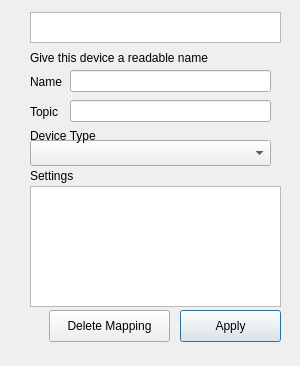
<?xml version="1.0" encoding="UTF-8"?>
<ui version="4.0">
 <class>dsDeviceMapDialog</class>
 <widget class="QDialog" name="dsDeviceMapDialog">
  <property name="geometry">
   <rect>
    <x>0</x>
    <y>0</y>
    <width>300</width>
    <height>366</height>
   </rect>
  </property>
  <property name="sizePolicy">
   <sizepolicy hsizetype="Preferred" vsizetype="Preferred">
    <horstretch>0</horstretch>
    <verstretch>0</verstretch>
   </sizepolicy>
  </property>
  <property name="maximumSize">
   <size>
    <width>300</width>
    <height>16777215</height>
   </size>
  </property>
  <property name="windowTitle">
   <string>Device Mapping</string>
  </property>
  <property name="currentTabName" stdset="0">
   <string notr="true">Fubar</string>
  </property>
  <widget class="QComboBox" name="deviceType">
   <property name="geometry">
    <rect>
     <x>30</x>
     <y>140</y>
     <width>241</width>
     <height>26</height>
    </rect>
   </property>
  </widget>
  <widget class="QLabel" name="deviceTypeLabel">
   <property name="geometry">
    <rect>
     <x>30</x>
     <y>126</y>
     <width>201</width>
     <height>20</height>
    </rect>
   </property>
   <property name="toolTip">
    <string>&lt;html&gt;&lt;head/&gt;&lt;body&gt;&lt;p&gt;Set the device type from the list of available devices&lt;/p&gt;&lt;/body&gt;&lt;/html&gt;</string>
   </property>
   <property name="text">
    <string>Device Type</string>
   </property>
  </widget>
  <widget class="QLineEdit" name="name">
   <property name="geometry">
    <rect>
     <x>70</x>
     <y>70</y>
     <width>201</width>
     <height>22</height>
    </rect>
   </property>
   <property name="sizePolicy">
    <sizepolicy hsizetype="Fixed" vsizetype="Fixed">
     <horstretch>0</horstretch>
     <verstretch>0</verstretch>
    </sizepolicy>
   </property>
   <property name="acceptDrops">
    <bool>false</bool>
   </property>
   <property name="toolTip">
    <string>&lt;html&gt;&lt;head/&gt;&lt;body&gt;&lt;p&gt;Provide a Name for this device - i.e. if it's a Tank level sensor in the top paddock, it could ne named Top Tank Level&lt;/p&gt;&lt;/body&gt;&lt;/html&gt;</string>
   </property>
  </widget>
  <widget class="QLabel" name="nameLabel">
   <property name="geometry">
    <rect>
     <x>30</x>
     <y>74</y>
     <width>41</width>
     <height>16</height>
    </rect>
   </property>
   <property name="toolTip">
    <string>&lt;html&gt;&lt;head/&gt;&lt;body&gt;&lt;p&gt;Devices require a custom name and must be assigned a type&lt;/p&gt;&lt;p&gt;The name will form the basis of the MQTT Topic that gets piublished.&lt;/p&gt;&lt;p&gt;For example Water Tank 1 will be converteed to the Topic name /digisense/water/tank/1&lt;/p&gt;&lt;/body&gt;&lt;/html&gt;</string>
   </property>
   <property name="text">
    <string>Name</string>
   </property>
  </widget>
  <widget class="QPushButton" name="applyButton">
   <property name="geometry">
    <rect>
     <x>180</x>
     <y>310</y>
     <width>101</width>
     <height>32</height>
    </rect>
   </property>
   <property name="text">
    <string>Apply</string>
   </property>
  </widget>
  <widget class="QLineEdit" name="topic">
   <property name="geometry">
    <rect>
     <x>70</x>
     <y>100</y>
     <width>201</width>
     <height>22</height>
    </rect>
   </property>
   <property name="toolTip">
    <string>&lt;html&gt;&lt;head/&gt;&lt;body&gt;&lt;p&gt;MQTT Topic name. This can be subscribed to and displayed in the Layer&lt;/p&gt;&lt;/body&gt;&lt;/html&gt;</string>
   </property>
   <property name="inputMethodHints">
    <set>Qt::ImhDialableCharactersOnly|Qt::ImhEmailCharactersOnly|Qt::ImhLowercaseOnly|Qt::ImhNoPredictiveText|Qt::ImhUppercaseOnly|Qt::ImhUrlCharactersOnly</set>
   </property>
  </widget>
  <widget class="QLabel" name="settingsLabel">
   <property name="geometry">
    <rect>
     <x>30</x>
     <y>166</y>
     <width>51</width>
     <height>20</height>
    </rect>
   </property>
   <property name="toolTip">
    <string>&lt;html&gt;&lt;head/&gt;&lt;body&gt;&lt;p&gt;Configure the device settings&lt;/p&gt;&lt;/body&gt;&lt;/html&gt;</string>
   </property>
   <property name="text">
    <string>Settings</string>
   </property>
  </widget>
  <widget class="QLabel" name="topicLabel">
   <property name="geometry">
    <rect>
     <x>30</x>
     <y>102</y>
     <width>41</width>
     <height>20</height>
    </rect>
   </property>
   <property name="toolTip">
    <string>&lt;html&gt;&lt;head/&gt;&lt;body&gt;&lt;p&gt;MQTT Topic name. This can be subscribed to and displayed in the Layer&lt;/p&gt;&lt;/body&gt;&lt;/html&gt;</string>
   </property>
   <property name="text">
    <string>Topic</string>
   </property>
  </widget>
  <widget class="QLabel" name="helpText">
   <property name="geometry">
    <rect>
     <x>30</x>
     <y>50</y>
     <width>211</width>
     <height>16</height>
    </rect>
   </property>
   <property name="toolTip">
    <string>&lt;html&gt;&lt;head/&gt;&lt;body&gt;&lt;p&gt;Devices require a custom name and must be assigned a type&lt;/p&gt;&lt;p&gt;&lt;br/&gt;&lt;/p&gt;&lt;p&gt;The name will form the basis of the MQTT Topic that gets piublished.&lt;/p&gt;&lt;p&gt;&lt;br/&gt;&lt;/p&gt;&lt;p&gt;For example Water Tank 1 will be converteed to the Topic name /digisense/water/tank/1&lt;/p&gt;&lt;/body&gt;&lt;/html&gt;</string>
   </property>
   <property name="text">
    <string>Give this device a readable name</string>
   </property>
   <property name="textFormat">
    <enum>Qt::RichText</enum>
   </property>
  </widget>
  <widget class="QTableWidget" name="parameterTable">
   <property name="geometry">
    <rect>
     <x>30</x>
     <y>186</y>
     <width>251</width>
     <height>121</height>
    </rect>
   </property>
   <property name="verticalScrollBarPolicy">
    <enum>Qt::ScrollBarAsNeeded</enum>
   </property>
   <property name="horizontalScrollBarPolicy">
    <enum>Qt::ScrollBarAlwaysOff</enum>
   </property>
   <attribute name="horizontalHeaderVisible">
    <bool>false</bool>
   </attribute>
   <attribute name="horizontalHeaderHighlightSections">
    <bool>false</bool>
   </attribute>
   <attribute name="verticalHeaderVisible">
    <bool>false</bool>
   </attribute>
   <attribute name="verticalHeaderHighlightSections">
    <bool>false</bool>
   </attribute>
  </widget>
  <widget class="QPushButton" name="deleteButton">
   <property name="geometry">
    <rect>
     <x>49</x>
     <y>310</y>
     <width>121</width>
     <height>32</height>
    </rect>
   </property>
   <property name="text">
    <string>Delete Mapping</string>
   </property>
  </widget>
  <widget class="QTextEdit" name="deviceKeyLabel">
   <property name="geometry">
    <rect>
     <x>30</x>
     <y>12</y>
     <width>251</width>
     <height>31</height>
    </rect>
   </property>
   <property name="sizePolicy">
    <sizepolicy hsizetype="Expanding" vsizetype="Fixed">
     <horstretch>0</horstretch>
     <verstretch>0</verstretch>
    </sizepolicy>
   </property>
   <property name="undoRedoEnabled">
    <bool>false</bool>
   </property>
   <property name="readOnly">
    <bool>true</bool>
   </property>
   <property name="acceptRichText">
    <bool>false</bool>
   </property>
  </widget>
 </widget>
 <resources/>
 <connections/>
</ui>
